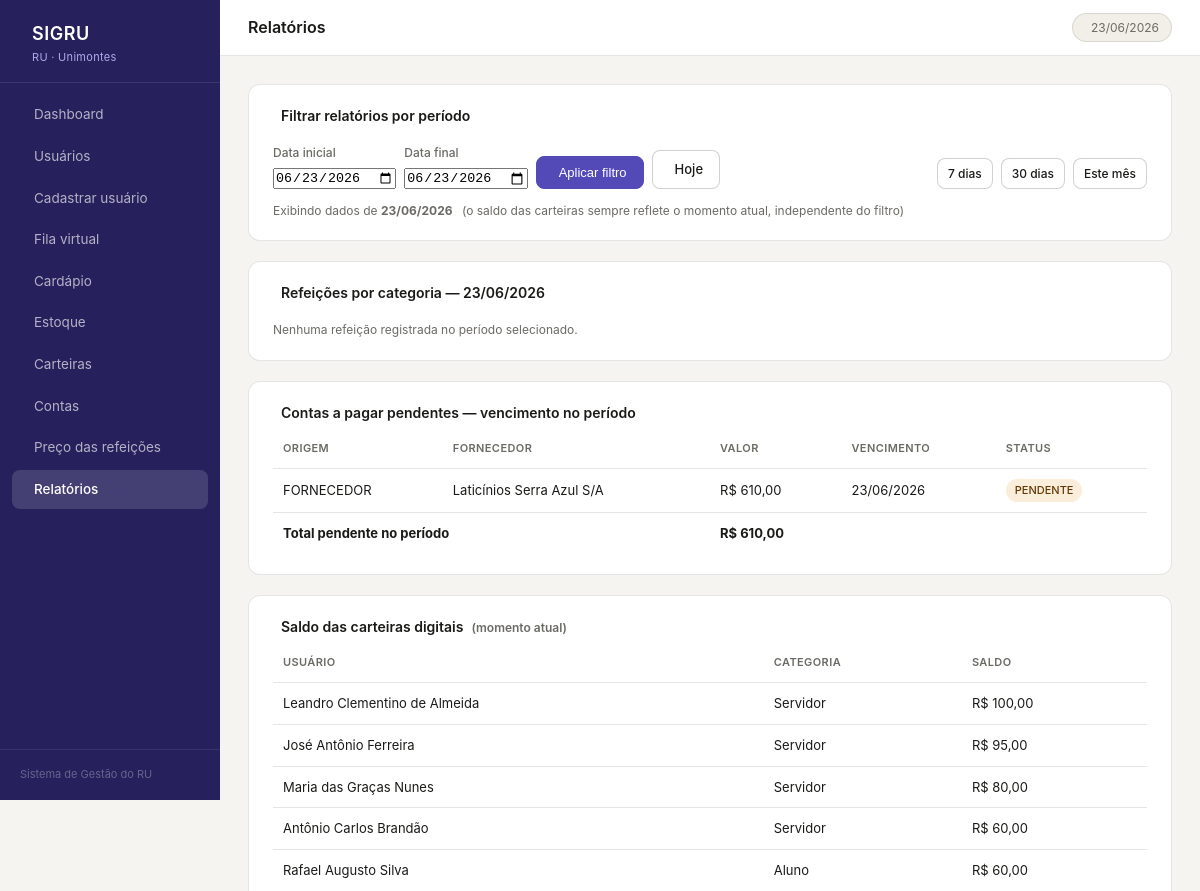
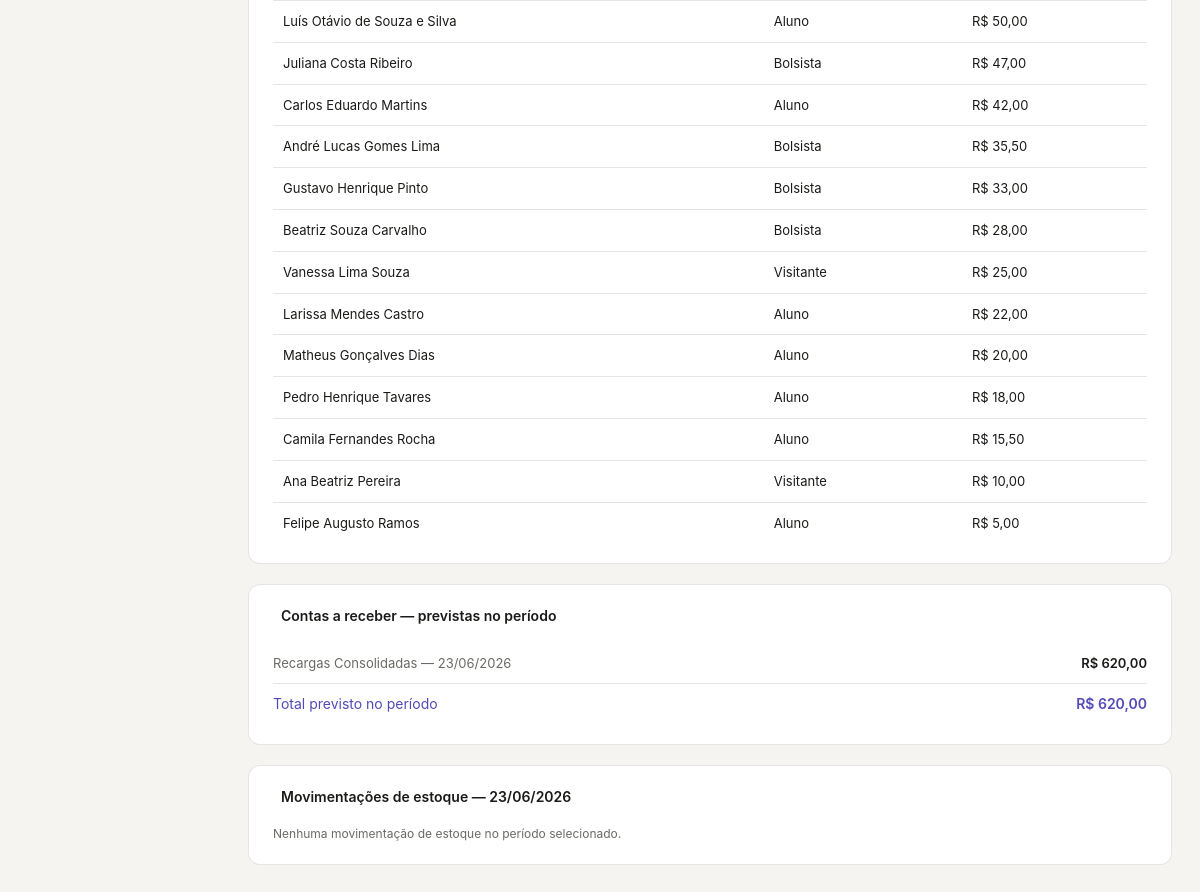
Page /relatorios.php on the committed database (2 pictures, top to bottom).
### tables this page shows
CREATE TABLE conta_pagar (
    id_conta_pagar  INT(6) UNSIGNED AUTO_INCREMENT,
    valor           DECIMAL(10,2) NOT NULL,
    data_vencimento DATETIME NOT NULL,
    status          VARCHAR(20) NOT NULL,
    origem          VARCHAR(20) NOT NULL,
    cnpj_fornecedor VARCHAR(14) NULL,
    PRIMARY KEY (id_conta_pagar),
    CONSTRAINT fk_contapagar_fornecedor FOREIGN KEY (cnpj_fornecedor)
        REFERENCES fornecedores (cnpj)
);

CREATE TABLE fornecedores (
    cnpj          VARCHAR(14) NOT NULL,
    razao_social  VARCHAR(100) NOT NULL,
    telefone      VARCHAR(15) NULL,
    id_bairro     INT(6) UNSIGNED NOT NULL,
    endereco      VARCHAR(100) NOT NULL,
    PRIMARY KEY (cnpj),
    CONSTRAINT fk_fornecedores_bairro FOREIGN KEY (id_bairro)
        REFERENCES bairro (id_bairro)
);

CREATE TABLE carteira_digital (
    id_carteira INT(6) UNSIGNED AUTO_INCREMENT,
    id_usuario  INT(6) UNSIGNED NOT NULL,
    saldo       DECIMAL(8,2) NOT NULL,
    PRIMARY KEY (id_carteira),
    CONSTRAINT fk_carteira_usuario FOREIGN KEY (id_usuario)
        REFERENCES usuario (id_usuario)
);

CREATE TABLE usuario (
    id_usuario    INT(6) UNSIGNED AUTO_INCREMENT,
    matricula     INT(11) UNSIGNED NOT NULL,
    nome_completo VARCHAR(100) NOT NULL,
    id_categoria  INT(3) UNSIGNED NOT NULL,
    id_bairro     INT(6) UNSIGNED NOT NULL,
    endereco      VARCHAR(100) NOT NULL,
    PRIMARY KEY (id_usuario),
    CONSTRAINT fk_usuario_categoria FOREIGN KEY (id_categoria)
        REFERENCES categoria_usuario (id_categoria),
    CONSTRAINT fk_usuario_bairro FOREIGN KEY (id_bairro)
        REFERENCES bairro (id_bairro)
);

CREATE TABLE categoria_usuario (
    id_categoria  INT(3) UNSIGNED AUTO_INCREMENT,
    descricao     VARCHAR(50) NOT NULL,
    PRIMARY KEY (id_categoria)
);

CREATE TABLE conta_receber (
    id_conta_receber  INT(6) UNSIGNED AUTO_INCREMENT,
    valor             DECIMAL(8,2) NOT NULL,
    data_prevista     DATETIME NOT NULL,
    origem            VARCHAR(50) NOT NULL,
    PRIMARY KEY (id_conta_receber)
);

### relatorios.php (the view, shortened to what this page needs)
<?php
require_once 'includes/header.php';
$conn = getConnection();
$hoje = date('Y-m-d');
$data_inicio = $_GET['data_inicio'] ?? $hoje;
$data_fim    = $_GET['data_fim']    ?? $hoje;
$di = $conn->real_escape_string($data_inicio);
$df = $conn->real_escape_string($data_fim);
$periodo_label = ($di === $df)
    ? date('d/m/Y', strtotime($di))
    : date('d/m/Y', strtotime($di)) . ' até ' . date('d/m/Y', strtotime($df));
$refeicoes_cat = $conn->query("
    SELECT c.descricao AS categoria,
           COUNT(*) AS qtd,
           SUM(r.valor) AS total
    FROM refeicao r
    JOIN usuario u ON u.id_usuario = r.id_usuario
    JOIN categoria_usuario c ON c.id_categoria = u.id_categoria
    WHERE DATE(r.horario_entrada) BETWEEN '$di' AND '$df'
    GROUP BY c.descricao
    ORDER BY total DESC
");
$qtd_refeicoes_periodo = $conn->query("
    SELECT COUNT(*) AS n FROM refeicao
    WHERE DATE(horario_entrada) BETWEEN '$di' AND '$df'
")->fetch_assoc()['n'];
$contas_pagar = $conn->query("
    SELECT cp.id_conta_pagar, cp.valor, cp.data_vencimento, cp.status, cp.origem,
           f.razao_social
    FROM conta_pagar cp
    LEFT JOIN fornecedores f ON f.cnpj = cp.cnpj_fornecedor
    WHERE cp.status = 'PENDENTE'
      AND DATE(cp.data_vencimento) BETWEEN '$di' AND '$df'
    ORDER BY cp.data_vencimento
");
$total_pendente = $conn->query("
    SELECT COALESCE(SUM(valor),0) AS v FROM conta_pagar
    WHERE status = 'PENDENTE' AND DATE(data_vencimento) BETWEEN '$di' AND '$df'
")->fetch_assoc()['v'];
$carteiras = $conn->query("
    SELECT u.nome_completo, c.descricao AS categoria, cd.saldo
    FROM carteira_digital cd
    JOIN usuario u ON u.id_usuario = cd.id_usuario
    JOIN categoria_usuario c ON c.id_categoria = u.id_categoria
    ORDER BY cd.saldo DESC
");
$contas_receber = $conn->query("
    SELECT valor, data_prevista, origem FROM conta_receber
    WHERE DATE(data_prevista) BETWEEN '$di' AND '$df'
    ORDER BY data_prevista
");
$total_receber = $conn->query("
    SELECT COALESCE(SUM(valor),0) AS v FROM conta_receber
    WHERE DATE(data_prevista) BETWEEN '$di' AND '$df'
")->fetch_assoc()['v'];
$movimentos = $conn->query("
    SELECT p.nome_produto, m.tipo_movimento, m.quantidade_mov,
           m.data_movimento, f.razao_social
    FROM movimento_estoque m
    JOIN produto p ON p.id_produto = m.id_produto
    LEFT JOIN fornecedores f ON f.cnpj = m.cnpj_fornecedor
    WHERE DATE(m.data_movimento) BETWEEN '$di' AND '$df'
    ORDER BY m.data_movimento DESC
");
?>
<div class="card">
    <div class="card-title"><i class="ti ti-calendar-stats"></i> Filtrar relatórios por período</div>
    <form method="GET" class="flex gap-2" style="align-items:flex-end;flex-wrap:wrap">
        <div class="form-group">
            <label>Data inicial</label>
            <input type="date" name="data_inicio" value="<?= htmlspecialchars($data_inicio) ?>">
        </div>
        <div class="form-group">
            <label>Data final</label>
            <input type="date" name="data_fim" value="<?= htmlspecialchars($data_fim) ?>">
        </div>
        <button type="submit" class="btn btn-primary">
            <i class="ti ti-filter"></i> Aplicar filtro
        </button>
        <a href="relatorios.php" class="btn btn-secondary">
            <i class="ti ti-refresh"></i> Hoje
        </a>
        <div class="flex gap-2" style="margin-left:auto">
            <?php
            $atalhos = [
                '7 dias'  => date('Y-m-d', strtotime('-6 days')),
                '30 dias' => date('Y-m-d', strtotime('-29 days')),
                'Este mês'=> date('Y-m-01'),
            ];
            foreach ($atalhos as $label => $inicio):
            ?>
                <a href="relatorios.php?data_inicio=<?= $inicio ?>&data_fim=<?= $hoje ?>"
                   class="btn btn-secondary btn-sm"><?= $label ?></a>
            <?php endforeach; ?>
        </div>
    </form>
    <div class="text-muted" style="margin-top:0.75rem">
        <i class="ti ti-info-circle"></i> Exibindo dados de <strong><?= $periodo_label ?></strong>
        <span style="margin-left:6px">(o saldo das carteiras sempre reflete o momento atual, independente do filtro)</span>
    </div>
</div>
<div class="card">
    <div class="card-title"><i class="ti ti-tools-kitchen-2"></i> Refeições por categoria — <?= $periodo_label ?></div>
    <?php if ($refeicoes_cat->num_rows === 0): ?>
        <p class="text-muted">Nenhuma refeição registrada no período selecionado.</p>
    <?php endif; ?>
</div>
<div class="card">
    <div class="card-title"><i class="ti ti-file-invoice"></i> Contas a pagar pendentes — vencimento no período</div>
    <?php if ($contas_pagar->num_rows === 0): ?>
        <p class="text-muted">Nenhuma conta pendente com vencimento no período selecionado.</p>
    <?php else: ?>
    <div class="table-wrap">
        <table>
            <thead>
                <tr><th>Origem</th><th>Fornecedor</th><th>Valor</th><th>Vencimento</th><th>Status</th></tr>
            </thead>
            <tbody>
                <?php while ($c = $contas_pagar->fetch_assoc()): ?>
                <tr>
                    <td><?= htmlspecialchars($c['origem']) ?></td>
                    <td><?= htmlspecialchars($c['razao_social'] ?? '—') ?></td>
                    <td>R$ <?= number_format($c['valor'], 2, ',', '.') ?></td>
                    <td><?= date('d/m/Y', strtotime($c['data_vencimento'])) ?></td>
                    <td><span class="pill pill-amber"><?= htmlspecialchars($c['status']) ?></span></td>
                </tr>
                <?php endwhile; ?>
                <tr>
                    <td colspan="2"><strong>Total pendente no período</strong></td>
                    <td><strong>R$ <?= number_format($total_pendente, 2, ',', '.') ?></strong></td>
                    <td colspan="2"></td>
                </tr>
            </tbody>
        </table>
    </div>
    <?php endif; ?>
</div>
<div class="card">
    <div class="card-title"><i class="ti ti-wallet"></i> Saldo das carteiras digitais <span class="text-muted">(momento atual)</span></div>
    <div class="table-wrap">
        <table>
            <thead>
                <tr><th>Usuário</th><th>Categoria</th><th>Saldo</th></tr>
            </thead>
            <tbody>
                <?php while ($c = $carteiras->fetch_assoc()): ?>
                <tr>
                    <td><?= htmlspecialchars($c['nome_completo']) ?></td>
                    <td><?= htmlspecialchars($c['categoria']) ?></td>
                    <td>R$ <?= number_format($c['saldo'], 2, ',', '.') ?></td>
                </tr>
                <?php endwhile; ?>
            </tbody>
        </table>
    </div>
</div>
<div class="card">
    <div class="card-title"><i class="ti ti-cash"></i> Contas a receber — previstas no período</div>
    <?php if ($contas_receber->num_rows === 0): ?>
        <p class="text-muted">Nenhuma conta a receber prevista no período selecionado.</p>
    <?php else: ?>
        <?php while ($r = $contas_receber->fetch_assoc()): ?>
        <div class="report-row">
            <span class="label"><?= htmlspecialchars($r['origem']) ?> — <?= date('d/m/Y', strtotime($r['data_prevista'])) ?></span>
            <span class="value">R$ <?= number_format($r['valor'], 2, ',', '.') ?></span>
        </div>
        <?php endwhile; ?>
        <div class="report-row total">
            <span class="label">Total previsto no período</span>
            <span class="value">R$ <?= number_format($total_receber, 2, ',', '.') ?></span>
        </div>
    <?php endif; ?>
</div>
<div class="card">
    <div class="card-title"><i class="ti ti-arrows-exchange"></i> Movimentações de estoque — <?= $periodo_label ?></div>
    <?php if ($movimentos->num_rows === 0): ?>
        <p class="text-muted">Nenhuma movimentação de estoque no período selecionado.</p>
    <?php endif; ?>
</div>
<?php
require_once 'includes/footer.php';
?>

### assets/css/style.css (style rules this page uses)
*, *::before, *::after { box-sizing: border-box; margin: 0; padding: 0; }
:root { --purple-50: #EEEDFE; --purple-200: #AFA9EC; --purple-600: #534AB7; --purple-800: #3C3489; --purple-900: #26215C; --teal-50: #E1F5EE; --teal-600: #0F6E56; --teal-800: #085041; --amber-50: #FAEEDA; --amber-600: #854F0B; --amber-800: #633806; --red-50: #FCEBEB; --red-600: #A32D2D; --green-50: #EAF3DE; --green-800: #27500A; --gray-50: #F1EFE8; --gray-100: #D3D1C7; --gray-400: #888780; --gray-800: #444441; --bg: #F5F4F0; --surface: #FFFFFF; --border: rgba(0,0,0,0.10); --border-md: rgba(0,0,0,0.18); --text: #1A1A18; --text-muted:#6B6A65; --radius-md: 8px; --radius-lg: 12px; --sidebar-w: 220px; }
body { font-family: 'Inter', system-ui, -apple-system, sans-serif; background: var(--bg); color: var(--text); font-size: 14px; line-height: 1.6; }
.card { background: var(--surface); border: 1px solid var(--border); border-radius: var(--radius-lg); padding: 1.25rem 1.5rem; margin-bottom: 1.25rem; }
.card-title { font-size: 14px; font-weight: 600; color: var(--text); margin-bottom: 1rem; display: flex; align-items: center; gap: 8px; }
.table-wrap { overflow-x: auto; }
table { width: 100%; border-collapse: collapse; font-size: 13px; }
thead th { text-align: left; font-size: 11px; font-weight: 600; text-transform: uppercase; letter-spacing: 0.4px; color: var(--text-muted); padding: 0 10px 10px; border-bottom: 1px solid var(--border); }
tbody td { padding: 10px; border-bottom: 1px solid var(--border); color: var(--text); vertical-align: middle; }
tbody tr:last-child td { border-bottom: none; }
.pill { display: inline-block; font-size: 11px; font-weight: 500; padding: 3px 9px; border-radius: 999px; }
.pill-amber { background: var(--amber-50); color: var(--amber-800); }
.form-group { display: flex; flex-direction: column; gap: 5px; }
label { font-size: 12px; font-weight: 500; color: var(--text-muted); }
.btn { display: inline-flex; align-items: center; gap: 6px; padding: 8px 16px; border-radius: var(--radius-md); font-size: 13px; font-weight: 500; cursor: pointer; border: 1px solid transparent; text-decoration: none; transition: opacity 0.15s, background 0.15s; }
.btn-primary { background: var(--purple-600); color: #fff; border-color: var(--purple-600); }
.btn-secondary { background: var(--surface); color: var(--text); border-color: var(--border-md); }
.btn-sm { padding: 5px 10px; font-size: 12px; }
.report-row { display: flex; justify-content: space-between; align-items: center; padding: 9px 0; border-bottom: 1px solid var(--border); font-size: 13px; }
.report-row:last-child { border-bottom: none; }
.report-row .label { color: var(--text-muted); }
.report-row .value { font-weight: 600; color: var(--text); }
.report-row.total .label, .report-row.total .value { color: var(--purple-600); font-size: 14px; }
.flex { display: flex; }
.gap-2 { gap: 0.5rem; }
.text-muted { color: var(--text-muted); font-size: 12px; }

### rows in the picture
conta_pagar: origem "FORNECEDOR", cnpj_fornecedor.razao_social "Laticínios Serra Azul S/A", valor "610,00", data_vencimento "23/06/2026", status "PENDENTE"
carteira_digital: id_usuario.nome_completo "Leandro Clementino de Almeida", categoria_usuario.descricao "Servidor", saldo "100,00"
carteira_digital: id_usuario.nome_completo "José Antônio Ferreira", categoria_usuario.descricao "Servidor", saldo "95,00"
carteira_digital: id_usuario.nome_completo "Maria das Graças Nunes", categoria_usuario.descricao "Servidor", saldo "80,00"
carteira_digital: id_usuario.nome_completo "Antônio Carlos Brandão", categoria_usuario.descricao "Servidor", saldo "60,00"
carteira_digital: id_usuario.nome_completo "Rafael Augusto Silva", categoria_usuario.descricao "Aluno", saldo "60,00"
carteira_digital: id_usuario.nome_completo "Luís Otávio de Souza e Silva", categoria_usuario.descricao "Aluno", saldo "50,00"
carteira_digital: id_usuario.nome_completo "Juliana Costa Ribeiro", categoria_usuario.descricao "Bolsista", saldo "47,00"
carteira_digital: id_usuario.nome_completo "Carlos Eduardo Martins", categoria_usuario.descricao "Aluno", saldo "42,00"
carteira_digital: id_usuario.nome_completo "André Lucas Gomes Lima", categoria_usuario.descricao "Bolsista", saldo "35,50"
carteira_digital: id_usuario.nome_completo "Gustavo Henrique Pinto", categoria_usuario.descricao "Bolsista", saldo "33,00"
carteira_digital: id_usuario.nome_completo "Beatriz Souza Carvalho", categoria_usuario.descricao "Bolsista", saldo "28,00"
carteira_digital: id_usuario.nome_completo "Vanessa Lima Souza", categoria_usuario.descricao "Visitante", saldo "25,00"
carteira_digital: id_usuario.nome_completo "Larissa Mendes Castro", categoria_usuario.descricao "Aluno", saldo "22,00"
carteira_digital: id_usuario.nome_completo "Matheus Gonçalves Dias", categoria_usuario.descricao "Aluno", saldo "20,00"
carteira_digital: id_usuario.nome_completo "Pedro Henrique Tavares", categoria_usuario.descricao "Aluno", saldo "18,00"
carteira_digital: id_usuario.nome_completo "Camila Fernandes Rocha", categoria_usuario.descricao "Aluno", saldo "15,50"
carteira_digital: id_usuario.nome_completo "Ana Beatriz Pereira", categoria_usuario.descricao "Visitante", saldo "10,00"
carteira_digital: id_usuario.nome_completo "Felipe Augusto Ramos", categoria_usuario.descricao "Aluno", saldo "5,00"
conta_receber: origem "Recargas Consolidadas", data_prevista "23/06/2026", valor "620,00"

### other values in the picture
$info['label'] "Dashboard"
$info['label'] "Usuários"
$info['label'] "Cadastrar usuário"
$info['label'] "Fila virtual"
$info['label'] "Cardápio"
$info['label'] "Estoque"
$info['label'] "Carteiras"
$info['label'] "Contas"
$info['label'] "Preço das refeições"
$info['label'] "Relatórios"
$page_title "Relatórios"
$label "7 dias"
$label "30 dias"
$label "Este mês"
$periodo_label "23/06/2026"
